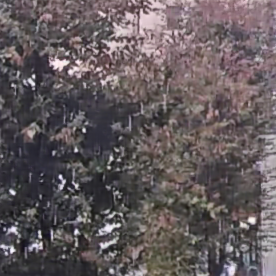
#> input picture Filtros_PDI2/Imagens/rain-1.png, 276 x 276 px; its folder holds only this picture in this run
$ python main.py
#> lines starting #> are read from the running program, lines starting #| are printed output that depends on the picture
### Filtros_PDI2/filtros.py
import numpy as np
import matplotlib.pyplot as plt
from math import ceil
import cv2
from matplotlib.pyplot import figure

# [125 lines left out: functions median, mean, conv2d, sobel, gamma_correction, histogram and 3 more, not called in this run]


def usando_laplace(image_orig):
    # Here we define the matrices associated with the Sobel filter
    filter1 = np.array([[0.0, 1.0, 0.0],
                    [1.0, -4.0, 1.0],
                    [0.0, 1.0, 0.0]])
    filter = np.array([[1.0, 1.0, 1.0],
                    [1.0, -8.0, 1.0],
                    [1.0, 1.0, 1.0]])

    blur_image = cv2.GaussianBlur(image_orig.copy(), (3, 3), 0)  # we need to know the shape of the input grayscale image
    laplace_filtered_image = cv2.filter2D(blur_image,-1,filter)  # initialization of the output image array (all elements are 0)

    return laplace_filtered_image

# [39 lines left out: functions gaussian_filter, homo_gaussiano, not called in this run]

'''
fig = plt.figure(figsize=(20, 15))

for i in range(3):
    img = image_array[:,:,i]
    fig.add_subplot(1,3,i+1)
    plt.imshow(img,cmap='gray')
    plt.axis('off')
plt.show()
'''

### Filtros_PDI2/aux_functions.py
from PIL import Image
import matplotlib.pyplot as plt
import numpy as np
import cv2
from matplotlib.pyplot import figure

# [29 lines left out: functions load_image, normalizeAndShowImage, plot_col_hist, not called in this run]

def plotando(image_orig,image_filt,dir_save):

    '''figure(figsize=(11,7))
    plt.imshow(image_orig)
    plt.show()
    figure(figsize=(11,7))
    plt.imshow(image_filt)
    plt.show()'''

    im_rgb = cv2.cvtColor(np.asarray(image_orig.copy()), cv2.COLOR_BGR2RGB)
    imf_rgb = cv2.cvtColor(image_filt.copy(), cv2.COLOR_BGR2RGB)

    cv2.imwrite(dir_save,imf_rgb)

    '''plot_col_hist(np.asarray(im_rgb.copy()))
    plot_col_hist(np.asarray(imf_rgb.copy()))'''

# [18 lines left out: function plotRGBChannels, not called in this run]

### Filtros_PDI2/main.py
'''
Escola Politécnica de Pernambuco
@Prof: Bruno Fernandes
@authors: Thiago Porfirio
'''

from re import I
from PIL import Image, ImageFilter
import numpy as np
from math import ceil
import matplotlib.pyplot as plt
from skimage import data
import math
from matplotlib.pyplot import figure
import cv2
import os
import scipy
from scipy import ndimage
from aux_functions import load_image, normalizeAndShowImage, plotRGBChannels, plot_col_hist, plotando
from filtros import mean, median, conv2d, sobel, histogram, gamma_correction, gaussian, mediana, usando_laplace, gaussian_filter, homo_gaussiano
from arvore import Node
import re


def main():


    for i in os.listdir('Imagens/'):
        print(i)

        agucar = Image.open('Imagens/'+i)
#> agucar is the input picture: PIL image 276x276 RGB; mean R, G, B 98.7, 90.1, 92.6
        #plotRGBChannels(np.asarray(agucar))
        agucar_lap = usando_laplace(np.asarray(agucar))
#> in usando_laplace, `laplace_filtered_image = cv2.filter2D(blur_image,-1,filter)`:
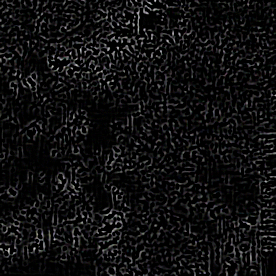
#> laplace_filtered_image: shape (276, 276, 3); mean of channels 0, 1, 2 15.5, 15.3, 15.9; drawn as R, G, B

        teste=cv2.subtract(np.asarray(agucar),agucar_lap.copy())
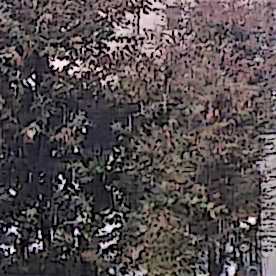
#> teste: shape (276, 276, 3); mean R, G, B 84.6, 76.5, 78.5

        blur_agucar = cv2.GaussianBlur(np.asarray(agucar), (3, 3), 0)
        detalhe = cv2.subtract(np.asarray(agucar),blur_agucar)
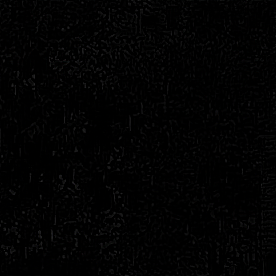
#> detalhe: shape (276, 276, 3); mean R, G, B 2.2, 2.2, 2.3

        agucar_trat=cv2.add(teste.copy(),detalhe.copy())

        plotando(agucar,agucar_trat,dir_save="Resultados/"+i)
#> in plotando, `imf_rgb = cv2.cvtColor(image_filt.copy(), cv2.COLOR_BGR2RGB)`:
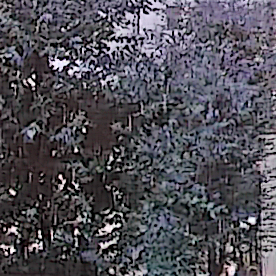
#> imf_rgb: shape (276, 276, 3); mean R, G, B 80.7, 78.7, 86.8

        #5 Melhorar imagem
        guarda = Image.open('Imagens/'+i)

        color_image = guarda
        #color_image= mediana(guarda.copy(),0,5)
        #color_image= cv2.medianBlur(guarda,3)
        blur_agucar = cv2.GaussianBlur(np.asarray(color_image.copy()), (3, 3), 0)
        detalhe = cv2.subtract(np.asarray(color_image),blur_agucar)

        guarda_filt=cv2.add(np.asarray(color_image.copy()),detalhe.copy())
        guarda_filt=cv2.add(np.asarray(color_image.copy()),detalhe.copy())

        plotando(guarda,guarda_filt,dir_save="Resultados2/"+i)
#> call 2 of plotando, with dir_save = 'Resultados2/rain-1.png'
#> in plotando (call 2), `imf_rgb = cv2.cvtColor(image_filt.copy(), cv2.COLOR_BGR2RGB)`:
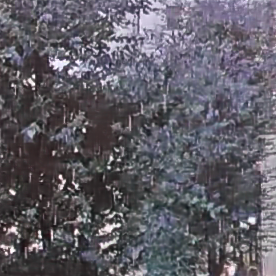
#> imf_rgb: shape (276, 276, 3); mean R, G, B 94.9, 92.3, 100.9


main()
